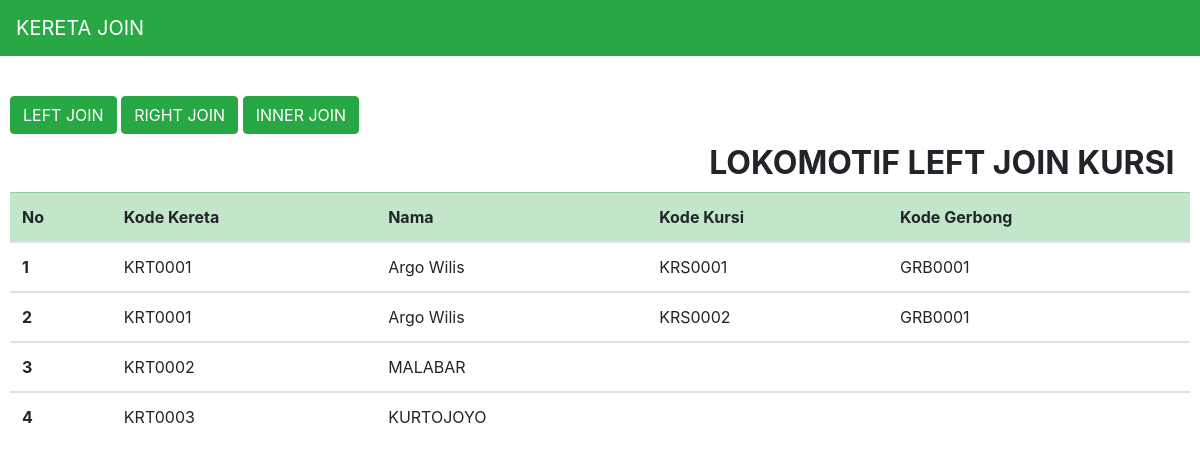
The page /kereta/index.php on the database its author committed.
### tables this page shows
CREATE TABLE `kursi` (
  `kd_kursi` varchar(50) NOT NULL,
  `kd_gerbong` varchar(50) NOT NULL,
  `kd_kereta` varchar(50) NOT NULL
);

CREATE TABLE `lokomotif` (
  `kd_kereta` varchar(50) NOT NULL,
  `nama` varchar(50) NOT NULL
);

### kereta/application/controllers/Welcome.php (called while the page is built, shortened)
<?php
class Welcome extends CI_Controller {
	function  __construct(){
		$this->load->model('M_Mod');
	}
	public function index()
	{
		$data1['tb_lj']=$this->M_Mod->lj_lokomotif_kursi()->result();
		$this->load->view('welcome_message',$data1);
	}
}

### kereta/index.php (called while the page is built, shortened)
<?php
require_once BASEPATH.'core/CodeIgniter.php';

### kereta/application/models/M_Mod.php (called while the page is built, shortened)
<?php
class M_Mod extends CI_Model {
    public function lj_lokomotif_kursi()
    {
      $hasil=$this->db->query("SELECT lokomotif.kd_kereta,nama,kd_kursi,kd_gerbong from lokomotif left join kursi on lokomotif.kd_kereta=kursi.kd_kereta");
      return $hasil;
    }
}

### kereta/application/views/welcome_message.php (the view, shortened to what this page needs)
?><!DOCTYPE html>
<?php include "Head.php"; ?>
<div class="container-fluid">
		<div class="row" style="padding-top:40px;padding-left:10px;padding-right:10px;">
		<br>
		<br>
		<div class="">
			<a href="<?php echo site_url(); ?>/Welcome/index"><button class="btn btn-success" type="button">LEFT JOIN</button></a>
			<a href="<?php echo site_url(); ?>/Welcome/index1"><button class="btn btn-success" type="button">RIGHT JOIN</button></a>
			<a href="<?php echo site_url(); ?>/Welcome/index2"><button class="btn btn-success" type="button">INNER JOIN</button></a>
		</div>
		<br><br><br><br>
			<div style="padding-left:350px;">
				<br><br>
				<h2><b>LOKOMOTIF LEFT JOIN KURSI</b></h2>
			</div>
	<table class="table table-hover">
		<thead class="table-success">
			<tr >
				<th scope="col">No</th>
				<th scope="col">Kode Kereta</th>
				<th scope="col">Nama</th>
				<th scope="col">Kode Kursi</th>
				<th scope="col">Kode Gerbong</th>
			</tr>
		</thead>
				<?php $i=1;
						foreach($tb_lj as $key){ ?>
							<tbody>
								<tr class="table-dafault">
									<th scope="row"><?php echo $i ?></th>
									<td><?php echo $key->kd_kereta ?></td>
									<td><?php echo $key->nama ?></td>
									<td><?php echo $key->kd_kursi ?></td>
									<td><?php echo $key->kd_gerbong ?></td>
								</tr>
							</tbody>
				<?php $i++; }
				?>
				</table>
			</div>
		</div>
				</html>
<?php include "Foot.php"; ?>

### kereta/application/views/Head.php (shortened to what this page needs)
<!DOCTYPE html>
<html lang="en">
<head>
  <link rel="stylesheet" href="<?php echo base_url(); ?>/css/bootstrap.min.css">
</head>
<body>
  <nav class="navbar navbar-expand-lg navbar-dark bg-success">
    <a class="navbar-brand" href="#">KERETA JOIN</a>
  </nav>

### kereta/application/views/Foot.php (shortened to what this page needs)
</body>
</html>

### rows shown on the page
kursi: kd_kereta.kd_kereta "KRT0001", kd_kereta.nama "Argo Wilis", kd_kursi "KRS0001", kd_gerbong "GRB0001"
kursi: kd_kereta.kd_kereta "KRT0001", kd_kereta.nama "Argo Wilis", kd_kursi "KRS0002", kd_gerbong "GRB0001"
lokomotif: kd_kereta "KRT0002", nama "MALABAR"
lokomotif: kd_kereta "KRT0003", nama "KURTOJOYO"
